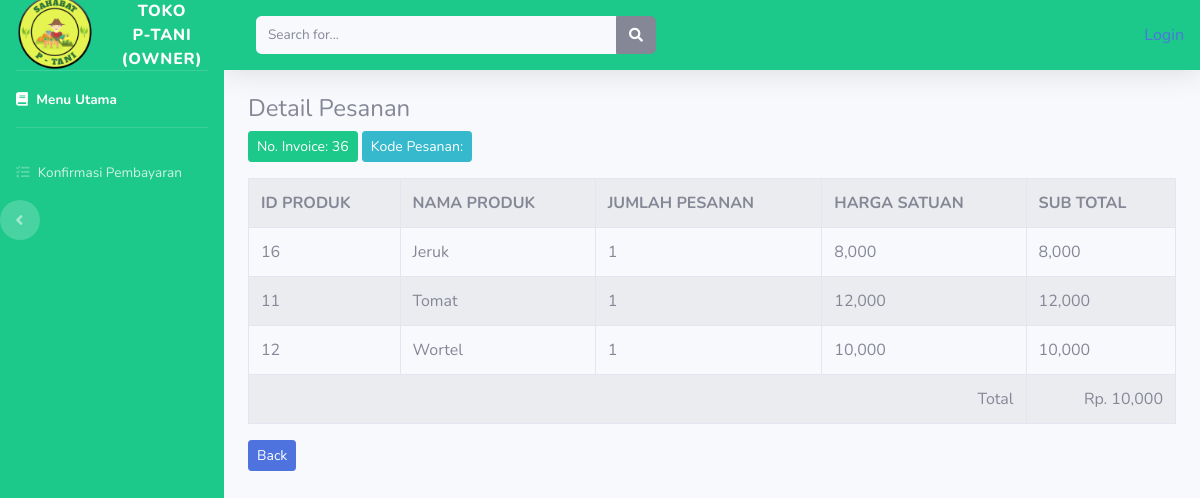
Screenshot of /index.php/admin/invoice/detail/36 with the database file from the repository.
### tables this page shows
CREATE TABLE `tb_invoice` (
  `id` int(11) NOT NULL,
  `noresi` varchar(60) NOT NULL,
  `nama` varchar(56) NOT NULL,
  `alamat` varchar(225) NOT NULL,
  `telp` varchar(25) NOT NULL,
  `email` varchar(200) NOT NULL,
  `metode` varchar(100) NOT NULL,
  `tgl_pesan` datetime NOT NULL,
  `batas_bayar` datetime NOT NULL,
  `status` varchar(50) NOT NULL,
  `bukti` text NOT NULL
);

CREATE TABLE `tb_pesanan` (
  `id` int(11) NOT NULL,
  `id_invoice` int(11) NOT NULL,
  `id_brg` int(11) NOT NULL,
  `nama_brg` varchar(50) NOT NULL,
  `jumlah` int(5) NOT NULL,
  `harga` int(10) NOT NULL,
  `pilihan` text NOT NULL
);

### application/controllers/admin/Invoice.php (called while the page is built, shortened)
<?php
class Invoice extends CI_Controller{
	public function detail($id_invoice)
	{
		$data['invoice'] = $this->model_invoice->ambil_id_invoice($id_invoice);
		$data['pesanan'] = $this->model_invoice->ambil_id_pesanan($id_invoice);
		$this->load->view('templates_admin/header');
		$this->load->view('templates_admin/sidebar');
		$this->load->view('admin/detail_invoice', $data);
		$this->load->view('templates_admin/footer');
	}
}
 ?>

### index.php (called while the page is built, shortened)
<?php
require_once BASEPATH.'core/CodeIgniter.php';

### application/models/model_invoice.php (called while the page is built, shortened)
<?php
class Model_invoice extends CI_Model{
	 public function ambil_id_invoice($id_invoice)
	 {
	 	$result = $this->db->where('id', $id_invoice)->limit(1)->get('tb_invoice');
	 	if($result->num_rows() > 0){
	 		return $result->row();
	 	}else{
	 		return false;
	 	}
	 }
	 public function ambil_id_pesanan($id_invoice)
	 {
	 	$result = $this->db->where('id_invoice', $id_invoice)->get('tb_pesanan');
	 	if($result->num_rows() > 0){
	 		return $result->result();
	 	}else{
	 		return false;
	 	}
	 }
}
 ?>

### application/views/admin/detail_invoice.php (the view)
<div class="container-fluid">
	<h4>Detail Pesanan </h4>
<div class="btn btn-sm btn-success mb-3">No. Invoice: <?php  echo $invoice->id ?></div>
<div class="btn btn-sm btn-info mb-3">Kode Pesanan: <?php  echo $invoice->noresi ?></div>
<table class="table table-bordered table-hover table-striped">
<tr>
	<th>ID PRODUK</th>
	<th>NAMA PRODUK</th>
	<th>JUMLAH PESANAN</th>
	<th>HARGA SATUAN</th>
	<th>SUB TOTAL</th>
</tr>
<?php
$total = 0;
foreach ($pesanan as $psn) :
	$subtotal = $psn->jumlah * $psn->harga;
	$total 	= $subtotal;
 ?>
 	<tr>
 		<td><?php echo $psn->id_brg ?></td>
 		<td><?php echo $psn->nama_brg ?></td>
 		<td><?php echo $psn->jumlah ?></td>
 		<td><?php echo number_format($psn->harga, 0,',',',')  ?></td>
 		<td><?php echo number_format($subtotal, 0,',',',')?></td>
 	</tr>
<?php endforeach; ?>
<tr>
	<td colspan="4" align="right">Total</td>
	<td align="right">Rp. <?php echo number_format($total, 0,',',',') ?></td>
</tr>
</table>
<a href="<?php echo base_url('admin/invoice/index')?>"><div class="btn btn-sm btn-primary" >Back</div></a>
</div>

### rows the page displays
tb_invoice: id "36"
tb_pesanan: id_brg "16", nama_brg "Jeruk", jumlah "1", harga "8,000", subtotal "8,000"
tb_pesanan: id_brg "11", nama_brg "Tomat", jumlah "1", harga "12,000", subtotal "12,000"
tb_pesanan: id_brg "12", nama_brg "Wortel", jumlah "1", harga "10,000", subtotal "10,000", total "10,000"

### other values shown
anchor('authh/login', 'Login') "Login"
